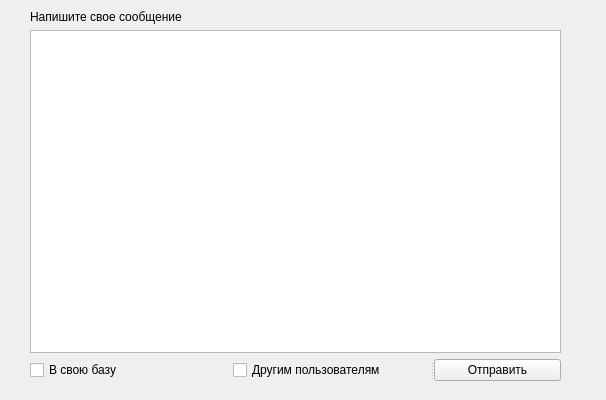
<?xml version="1.0" encoding="UTF-8"?>
<ui version="4.0">
 <class>windowAddMsg</class>
 <widget class="QWidget" name="windowAddMsg">
  <property name="geometry">
   <rect>
    <x>0</x>
    <y>0</y>
    <width>606</width>
    <height>400</height>
   </rect>
  </property>
  <property name="windowTitle">
   <string>Form</string>
  </property>
  <widget class="QWidget" name="">
   <property name="geometry">
    <rect>
     <x>30</x>
     <y>10</y>
     <width>531</width>
     <height>371</height>
    </rect>
   </property>
   <layout class="QVBoxLayout" name="verticalLayout_2">
    <item>
     <widget class="QLabel" name="label">
      <property name="text">
       <string>Напишите свое сообщение</string>
      </property>
     </widget>
    </item>
    <item>
     <layout class="QVBoxLayout" name="verticalLayout">
      <item>
       <widget class="QTextEdit" name="textEdit"/>
      </item>
      <item>
       <widget class="QSplitter" name="splitter">
        <property name="orientation">
         <enum>Qt::Horizontal</enum>
        </property>
        <widget class="QWidget" name="">
         <layout class="QHBoxLayout" name="horizontalLayout">
          <item>
           <widget class="QCheckBox" name="checkBoxSendToUser">
            <property name="text">
             <string>В свою базу</string>
            </property>
           </widget>
          </item>
          <item>
           <widget class="QCheckBox" name="checkBoxSendToServer">
            <property name="text">
             <string>Другим пользователям</string>
            </property>
           </widget>
          </item>
         </layout>
        </widget>
        <widget class="QPushButton" name="buttonSend">
         <property name="text">
          <string>Отправить</string>
         </property>
        </widget>
       </widget>
      </item>
     </layout>
    </item>
   </layout>
  </widget>
 </widget>
 <resources/>
 <connections/>
</ui>
